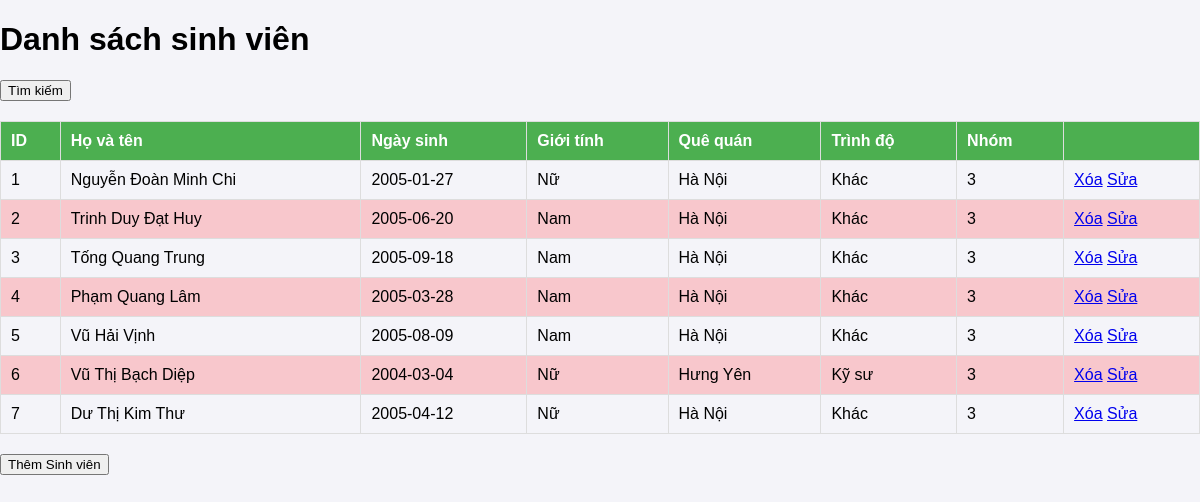
/student.php, run on the app's committed database.
### tables this page shows
CREATE TABLE `table_students` (
  `id` int(11) NOT NULL,
  `fullname` varchar(255) NOT NULL,
  `dob` date NOT NULL,
  `gender` int(11) NOT NULL,
  `hometown` varchar(255) NOT NULL,
  `level` int(11) NOT NULL,
  `group` int(11) NOT NULL
);

### student.php (the view, shortened to what this page needs)
<!DOCTYPE html>
<html lang="en">
<head>
</head>
<body>
<h1>Danh sách sinh viên</h1>
    <form method="POST" action="search.php">
        <button type="submit" name="timkiem">Tìm kiếm</button>
    </form>
    <table>
        <thead>
            <tr>
                <th>ID</th>
                <th>Họ và tên</th>
                <th>Ngày sinh</th>
                <th>Giới tính</th>
                <th>Quê quán</th>
                <th>Trình độ</th>
                <th>Nhóm</th>
                <th colspan="2"></th>
            </tr>
        </thead>
        <tbody>
            <?php
            include "connect.php";
            $sql = "SELECT * FROM table_students";
            $result = mysqli_query($conn, $sql);
            while ($row = mysqli_fetch_array($result)) {
            ?>
            <tr>
                <td><?php echo $row['id'] ?></td>
                <td><?php echo $row['fullname'] ?></td>
                <td><?php echo $row['dob'] ?></td>
                <td><?php echo $row['gender'] == 1 ? "Nam" : "Nữ"; ?></td>
                <td><?php echo $row['hometown'] ?></td>
                <td><?php  if ($row['level'] == 0) {
                            echo "Tiến sĩ";
                        } else if ($row['level'] == 1) {
                            echo "Thạc sĩ";
                        } else if ($row['level'] == 2) {
                            echo "Kỹ sư";
                        } else if ($row['level'] == 3) {
                            echo "Khác";
                        }
                        ?> </td>
                <td><?php echo $row['group'] ?></td>
                <td class="edit-delete">
                    <a href="delete.php?id=<?php echo intval($row['id']); ?>">Xóa</a>
                    <a href="edit.php?id=<?php echo intval($row['id']); ?>">Sửa</a>
                </td>
            </tr>
            <?php } ?>
        </tbody>
    </table>
    <a href="add.php">
        <button>Thêm Sinh viên</button>
    </a>
</body>
</html>

### student.php (style rules this page uses)
body { font-family: Arial, sans-serif; background-color: #f4f4f9; margin: 0; padding: 0; }
table { width: 100%; border-collapse: collapse; margin: 20px 0; }
table th, table td { text-align: left; padding: 10px; border: 1px solid #ddd; }
table th { background-color: #4caf50; color: white; }
table tr:nth-child(even) { background-color: #f8c7cc; }

### data on the page
table_students: id "1", fullname "Nguyễn Đoàn Minh Chi", dob "2005-01-27", gender "Nữ", hometown "Hà Nội", level "Khác", group "3"
table_students: id "2", fullname "Trinh Duy Đạt Huy", dob "2005-06-20", gender "Nam", hometown "Hà Nội", level "Khác", group "3"
table_students: id "3", fullname "Tống Quang Trung", dob "2005-09-18", gender "Nam", hometown "Hà Nội", level "Khác", group "3"
table_students: id "4", fullname "Phạm Quang Lâm", dob "2005-03-28", gender "Nam", hometown "Hà Nội", level "Khác", group "3"
table_students: id "5", fullname "Vũ Hải Vịnh", dob "2005-08-09", gender "Nam", hometown "Hà Nội", level "Khác", group "3"
table_students: id "6", fullname "Vũ Thị Bạch Diệp", dob "2004-03-04", gender "Nữ", hometown "Hưng Yên", level "Kỹ sư", group "3"
table_students: id "7", fullname "Dư Thị Kim Thư", dob "2005-04-12", gender "Nữ", hometown "Hà Nội", level "Khác", group "3"
